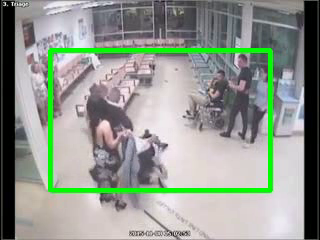
#> input picture frame 44 of output_video.mp4, 320 x 240 px, given in place of RoadAccidents002_x264.mp4, which was not available
$ python vid.py
#> lines starting #> are read from the running program, lines starting #| are printed output that depends on the picture; after the words box and inside, x2 and y2 are one past the last pixel; in counts of white or black regions, pixels touching at a corner belong together
import cv2
import os
# Open the video file
cap = cv2.VideoCapture('RoadAccidents/RoadAccidents002_x264.mp4')

# Get the video frame width and height
frame_width = int(cap.get(3))
frame_height = int(cap.get(4))

# Define the codec and create VideoWriter object
fourcc = cv2.VideoWriter_fourcc(*'mp4v')
out = cv2.VideoWriter('output_video.mp4', fourcc, 30, (frame_width, frame_height))

# Loop through the video frames
while cap.isOpened():
    ret, frame = cap.read()
#> frame is the input picture: shape (240, 320, 3); mean B, G, R 143.9, 152.8, 146.3

    # If the frame is read correctly ret is True
    if not ret:
        print("Can't receive frame (stream end?). Exiting ...")
        break
    # Add a rectangle to the frame
    cv2.rectangle(frame, (50, 50), (frame_width - 50, frame_height - 50), (0, 255, 0), 3)
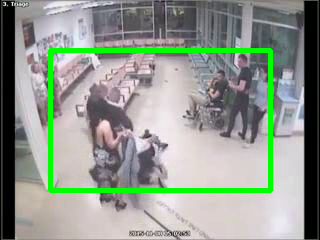
#> frame: shape (240, 320, 3); 3.78% of pixels changed, all inside (x1, y1, x2, y2) = (48, 48, 273, 193)

    # Write the modified frame to the output video
    out.write(frame)

    # Display the frame
    cv2.imshow('Frame', frame)
    # Press 'q' to exit the loop
    if cv2.waitKey(1) & 0xFF == ord('q'):
#> (key q is pressed here)
        break
# Release the video capture and writer objects, and close all windows
cap.release()
out.release()
cv2.destroyAllWindows()

#now run "ffmpeg -i output_video.mp4 -c:v libx264 -crf 23 -preset medium -c:a aac -b:a 128k -movflags +faststart output_video2.mp4" on terminal
os.system("ffmpeg -i output_video.mp4 -c:v libx264 -crf 23 -preset medium -c:a aac -b:a 128k -movflags +faststart output_video2.mp4")

$ run again, starting later in the video
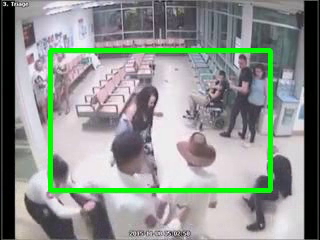
#> input picture frame 199 of output_video.mp4, 320 x 240 px, given in place of RoadAccidents002_x264.mp4, which was not available
#> frame is the input picture: shape (240, 320, 3); mean B, G, R 142.1, 148, 141.3
#> `cv2.rectangle(frame, (50, 50), (frame_width - 50, frame_height - 50), ..`:
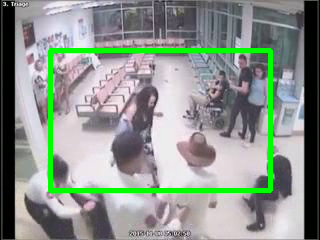
#> frame: shape (240, 320, 3); 3.91% of pixels changed, all inside (x1, y1, x2, y2) = (48, 48, 273, 193)

$ run again, starting later in the video
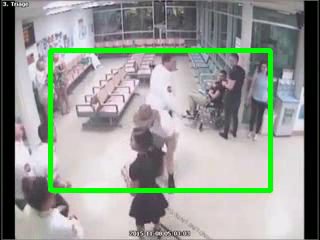
#> input picture frame 354 of output_video.mp4, 320 x 240 px, given in place of RoadAccidents002_x264.mp4, which was not available
#> frame is the input picture: shape (240, 320, 3); mean B, G, R 147.7, 155.3, 149.1
#> `cv2.rectangle(frame, (50, 50), (frame_width - 50, frame_height - 50), ..`:
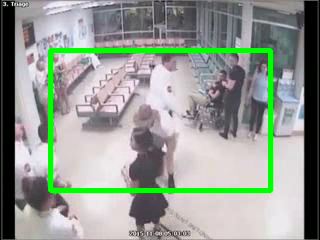
#> frame: shape (240, 320, 3); 3.77% of pixels changed, all inside (x1, y1, x2, y2) = (48, 48, 273, 193)
